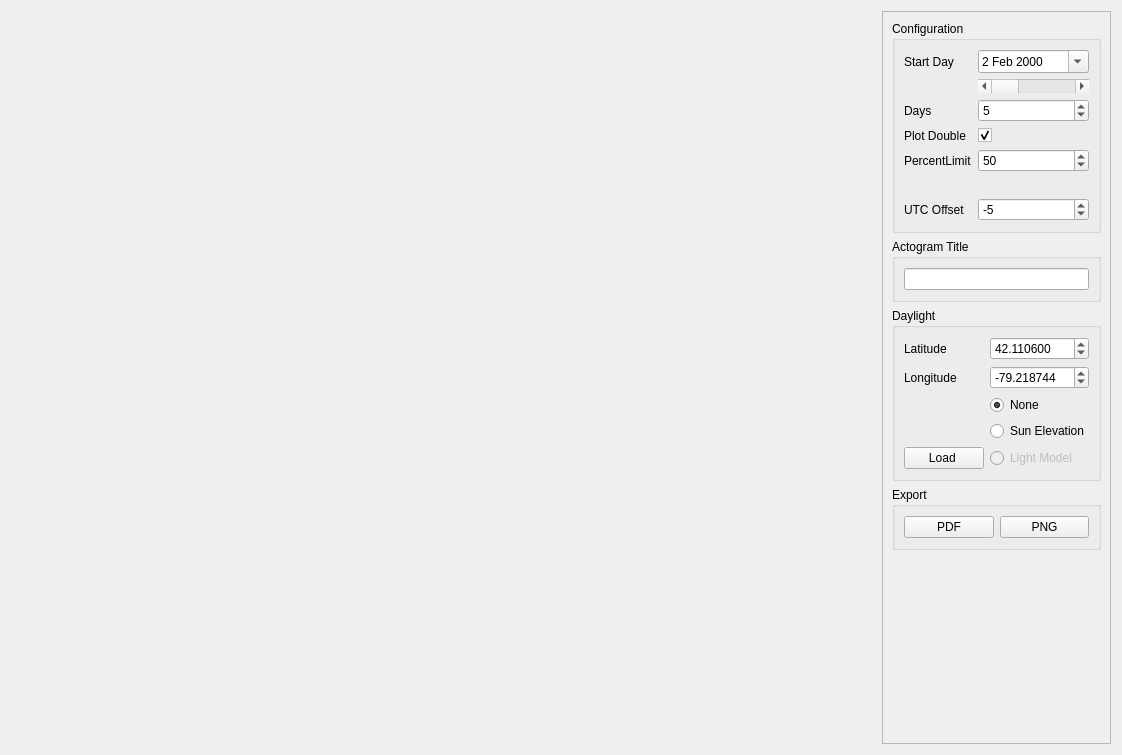
<?xml version="1.0" encoding="UTF-8"?>
<ui version="4.0">
 <class>Actogram</class>
 <widget class="QWidget" name="Actogram">
  <property name="geometry">
   <rect>
    <x>0</x>
    <y>0</y>
    <width>1122</width>
    <height>755</height>
   </rect>
  </property>
  <property name="windowTitle">
   <string>Form</string>
  </property>
  <layout class="QHBoxLayout" name="horizontalLayout">
   <item>
    <widget class="QCustomPlot" name="actoplot">
     <property name="sizePolicy">
      <sizepolicy hsizetype="Expanding" vsizetype="Ignored">
       <horstretch>0</horstretch>
       <verstretch>0</verstretch>
      </sizepolicy>
     </property>
    </widget>
   </item>
   <item>
    <widget class="QFrame" name="frame">
     <property name="sizePolicy">
      <sizepolicy hsizetype="Minimum" vsizetype="Preferred">
       <horstretch>0</horstretch>
       <verstretch>0</verstretch>
      </sizepolicy>
     </property>
     <property name="frameShape">
      <enum>QFrame::StyledPanel</enum>
     </property>
     <property name="frameShadow">
      <enum>QFrame::Raised</enum>
     </property>
     <layout class="QVBoxLayout" name="verticalLayout_2">
      <item>
       <widget class="QGroupBox" name="gb_acto_range">
        <property name="sizePolicy">
         <sizepolicy hsizetype="Minimum" vsizetype="Preferred">
          <horstretch>0</horstretch>
          <verstretch>0</verstretch>
         </sizepolicy>
        </property>
        <property name="toolTip">
         <string>Actogram configuration options</string>
        </property>
        <property name="title">
         <string>Configuration</string>
        </property>
        <layout class="QVBoxLayout" name="verticalLayout">
         <item>
          <layout class="QFormLayout" name="formLayout">
           <item row="2" column="0">
            <widget class="QLabel" name="label">
             <property name="text">
              <string>Start Day</string>
             </property>
            </widget>
           </item>
           <item row="2" column="1">
            <widget class="QDateEdit" name="startDay">
             <property name="toolTip">
              <string>First day in actogram</string>
             </property>
             <property name="readOnly">
              <bool>false</bool>
             </property>
             <property name="buttonSymbols">
              <enum>QAbstractSpinBox::NoButtons</enum>
             </property>
             <property name="dateTime">
              <datetime>
               <hour>16</hour>
               <minute>0</minute>
               <second>0</second>
               <year>2000</year>
               <month>2</month>
               <day>2</day>
              </datetime>
             </property>
             <property name="maximumTime">
              <time>
               <hour>20</hour>
               <minute>59</minute>
               <second>59</second>
              </time>
             </property>
             <property name="minimumTime">
              <time>
               <hour>19</hour>
               <minute>0</minute>
               <second>0</second>
              </time>
             </property>
             <property name="calendarPopup">
              <bool>true</bool>
             </property>
             <property name="currentSectionIndex">
              <number>2</number>
             </property>
            </widget>
           </item>
           <item row="3" column="1">
            <widget class="QScrollBar" name="sb_startday">
             <property name="toolTip">
              <string>Adjust start day</string>
             </property>
             <property name="pageStep">
              <number>5</number>
             </property>
             <property name="orientation">
              <enum>Qt::Horizontal</enum>
             </property>
            </widget>
           </item>
           <item row="4" column="0">
            <widget class="QLabel" name="label_2">
             <property name="text">
              <string>Days</string>
             </property>
            </widget>
           </item>
           <item row="4" column="1">
            <widget class="QSpinBox" name="days">
             <property name="toolTip">
              <string>Number of days in actogram</string>
             </property>
             <property name="layoutDirection">
              <enum>Qt::LeftToRight</enum>
             </property>
             <property name="readOnly">
              <bool>false</bool>
             </property>
             <property name="minimum">
              <number>1</number>
             </property>
             <property name="maximum">
              <number>30</number>
             </property>
             <property name="singleStep">
              <number>1</number>
             </property>
             <property name="value">
              <number>5</number>
             </property>
            </widget>
           </item>
           <item row="5" column="0">
            <widget class="QLabel" name="label_6">
             <property name="text">
              <string>Plot Double</string>
             </property>
            </widget>
           </item>
           <item row="5" column="1">
            <widget class="QCheckBox" name="cb_double">
             <property name="layoutDirection">
              <enum>Qt::LeftToRight</enum>
             </property>
             <property name="text">
              <string/>
             </property>
             <property name="checked">
              <bool>true</bool>
             </property>
            </widget>
           </item>
           <item row="9" column="0">
            <widget class="QLabel" name="label_3">
             <property name="text">
              <string>PercentLimit</string>
             </property>
            </widget>
           </item>
           <item row="9" column="1">
            <widget class="QSpinBox" name="sb_actorange">
             <property name="toolTip">
              <string>Range of Y-axis (in activity percentage)</string>
             </property>
             <property name="minimum">
              <number>20</number>
             </property>
             <property name="maximum">
              <number>100</number>
             </property>
             <property name="singleStep">
              <number>10</number>
             </property>
             <property name="value">
              <number>50</number>
             </property>
            </widget>
           </item>
           <item row="10" column="0">
            <widget class="QLabel" name="label_5">
             <property name="text">
              <string/>
             </property>
            </widget>
           </item>
           <item row="11" column="0">
            <widget class="QLabel" name="label_4">
             <property name="text">
              <string>UTC Offset</string>
             </property>
            </widget>
           </item>
           <item row="11" column="1">
            <widget class="QSpinBox" name="sb_offset">
             <property name="toolTip">
              <string>Offset from UTC (hours)</string>
             </property>
             <property name="minimum">
              <number>-12</number>
             </property>
             <property name="maximum">
              <number>12</number>
             </property>
             <property name="value">
              <number>-5</number>
             </property>
            </widget>
           </item>
          </layout>
         </item>
        </layout>
       </widget>
      </item>
      <item>
       <widget class="QGroupBox" name="groupBox">
        <property name="title">
         <string>Actogram Title</string>
        </property>
        <layout class="QVBoxLayout" name="verticalLayout_4">
         <item>
          <widget class="QLineEdit" name="le_actogram">
           <property name="sizePolicy">
            <sizepolicy hsizetype="Preferred" vsizetype="Fixed">
             <horstretch>0</horstretch>
             <verstretch>0</verstretch>
            </sizepolicy>
           </property>
           <property name="toolTip">
            <string>Optional graph title</string>
           </property>
          </widget>
         </item>
        </layout>
       </widget>
      </item>
      <item>
       <widget class="QGroupBox" name="groupBox_2">
        <property name="title">
         <string>Daylight</string>
        </property>
        <layout class="QGridLayout" name="gridLayout">
         <item row="1" column="1">
          <widget class="QDoubleSpinBox" name="longitude">
           <property name="enabled">
            <bool>true</bool>
           </property>
           <property name="decimals">
            <number>6</number>
           </property>
           <property name="minimum">
            <double>-180.000000000000000</double>
           </property>
           <property name="maximum">
            <double>180.000000000000000</double>
           </property>
           <property name="value">
            <double>-79.218744000000001</double>
           </property>
          </widget>
         </item>
         <item row="2" column="1">
          <widget class="QRadioButton" name="rb_no_light">
           <property name="text">
            <string>None</string>
           </property>
           <property name="checked">
            <bool>true</bool>
           </property>
           <attribute name="buttonGroup">
            <string notr="true">bg_lighting</string>
           </attribute>
          </widget>
         </item>
         <item row="0" column="0">
          <widget class="QLabel" name="label_7">
           <property name="text">
            <string>Latitude</string>
           </property>
          </widget>
         </item>
         <item row="0" column="1">
          <widget class="QDoubleSpinBox" name="latitude">
           <property name="enabled">
            <bool>true</bool>
           </property>
           <property name="decimals">
            <number>6</number>
           </property>
           <property name="minimum">
            <double>-180.000000000000000</double>
           </property>
           <property name="maximum">
            <double>180.000000000000000</double>
           </property>
           <property name="value">
            <double>42.110599999999998</double>
           </property>
          </widget>
         </item>
         <item row="1" column="0">
          <widget class="QLabel" name="label_8">
           <property name="text">
            <string>Longitude</string>
           </property>
          </widget>
         </item>
         <item row="3" column="1">
          <widget class="QRadioButton" name="rb_natural_light">
           <property name="text">
            <string>Sun Elevation</string>
           </property>
           <attribute name="buttonGroup">
            <string notr="true">bg_lighting</string>
           </attribute>
          </widget>
         </item>
         <item row="4" column="1">
          <widget class="QRadioButton" name="rb_lab_light">
           <property name="enabled">
            <bool>false</bool>
           </property>
           <property name="toolTip">
            <string>Load light Model from file</string>
           </property>
           <property name="text">
            <string>Light Model</string>
           </property>
           <attribute name="buttonGroup">
            <string notr="true">bg_lighting</string>
           </attribute>
          </widget>
         </item>
         <item row="4" column="0">
          <widget class="QPushButton" name="pb_load_lightfile">
           <property name="toolTip">
            <string>Load Light Model from file</string>
           </property>
           <property name="text">
            <string>Load </string>
           </property>
          </widget>
         </item>
        </layout>
       </widget>
      </item>
      <item>
       <widget class="QGroupBox" name="gb_acto_export">
        <property name="toolTip">
         <string>Export functions</string>
        </property>
        <property name="title">
         <string>Export</string>
        </property>
        <layout class="QHBoxLayout" name="horizontalLayout_2">
         <item>
          <widget class="QPushButton" name="pb_acto_pdf">
           <property name="toolTip">
            <string>Export actogram to PDF</string>
           </property>
           <property name="text">
            <string>PDF</string>
           </property>
          </widget>
         </item>
         <item>
          <widget class="QPushButton" name="pb_acto_png">
           <property name="toolTip">
            <string>Export actograph to PNG</string>
           </property>
           <property name="text">
            <string>PNG</string>
           </property>
          </widget>
         </item>
        </layout>
       </widget>
      </item>
      <item>
       <spacer name="verticalSpacer">
        <property name="orientation">
         <enum>Qt::Vertical</enum>
        </property>
        <property name="sizeHint" stdset="0">
         <size>
          <width>20</width>
          <height>40</height>
         </size>
        </property>
       </spacer>
      </item>
     </layout>
    </widget>
   </item>
  </layout>
 </widget>
 <customwidgets>
  <customwidget>
   <class>QCustomPlot</class>
   <extends>QWidget</extends>
   <header location="global">qcustomplot.h</header>
   <container>1</container>
  </customwidget>
 </customwidgets>
 <resources/>
 <connections/>
 <buttongroups>
  <buttongroup name="bg_lighting"/>
 </buttongroups>
</ui>
